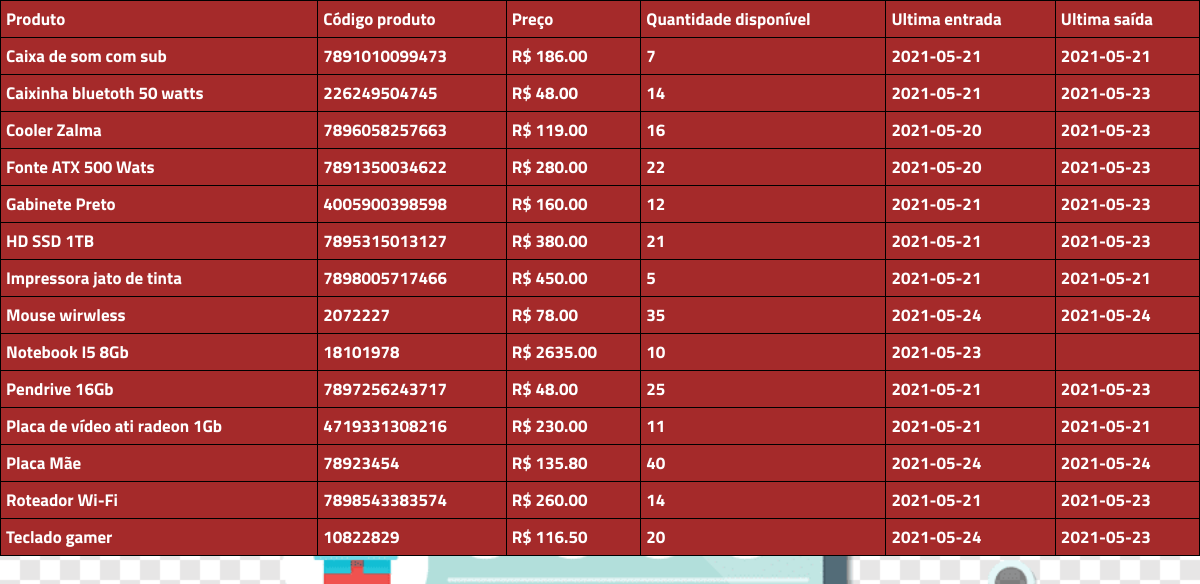
/lista_estoque.php (signed in), run on the app's committed database.
### tables this page shows
CREATE TABLE `produtos` (
  `codigo` int(11) NOT NULL,
  `codigo_produto` decimal(50,0) DEFAULT NULL,
  `nome_produto` varchar(50) NOT NULL,
  `preco` decimal(10,2) NOT NULL,
  `quantidade` int(11) NOT NULL,
  `ultima_entrada` date DEFAULT NULL,
  `ultima_saida` date DEFAULT NULL
);

### lista_estoque.php (the view, shortened to what this page needs)
<?php
include_once("conexao.php");
$codigo = isset($_POST['codigo'])?$_POST['codigo']:"";
$sql_codigo = "select * FROM produtos WHERE nome_produto like '%$codigo%'order by 3";
$salvar = mysqli_query($conexao, $sql_codigo);
$sql2 = "select cod_css from css";
$mudou2 = mysqli_query($conexao, $sql2);
$css = mysqli_fetch_array($mudou2);
$cambiar = $css[0];
?>
<!DOCTYPE html>
<html lang="pt-br">
<head>
    <?php
        print"<link rel='stylesheet' href='$cambiar'>";
    ?>
</head>
<body>
    <table>
        <tr>
            <td>Produto</td>
            <td>Código produto</td>
            <td>Preço</td>
            <td>Quantidade disponível</td>
            <td>Ultima entrada</td>
            <td>Ultima saída</td>
        </tr>
                <?php
                    while($exibir = mysqli_fetch_array($salvar)){
                        $codigo1 = $exibir[1];
                        $produto = $exibir[2];
                        $preco = $exibir[3];
                        $quantidade = $exibir[4];
                        $entrada = $exibir[5];
                        $saida = $exibir[6];
                        print"<tr>
                        <td>$produto</td>
                        <td>$codigo1</td>
                        <td>R$ $preco</td>
                        <td>$quantidade</td>
                        <td>$entrada</td>
                        <td>$saida</td>
                            </tr>";
                    }
                ?>
        </table>
</body>
</html>

### _css/painel.css (style rules this page uses)
* { margin: 0; padding: 0; }
body { font-family: 'Titillium Web', sans-serif; color: black; background-image: url("../imagens/vender.png"); background-repeat: no-repeat; background-size: cover; background-attachment: fixed; width: 100%; height: 100%; }
table { width:100%; border: black solid 1px; border-collapse: collapse; }
table td { font-size:17px; font-weight: bold; color: white; border: black solid 1px; padding:5px; background-color: brown; }

### data on the page
produtos: nome_produto "Caixa de som com sub", codigo_produto "7891010099473", preco "186.00", quantidade "7", ultima_entrada "2021-05-21", ultima_saida "2021-05-21"
produtos: nome_produto "Caixinha bluetoth 50 watts", codigo_produto "226249504745", preco "48.00", quantidade "14", ultima_entrada "2021-05-21", ultima_saida "2021-05-23"
produtos: nome_produto "Cooler Zalma", codigo_produto "7896058257663", preco "119.00", quantidade "16", ultima_entrada "2021-05-20", ultima_saida "2021-05-23"
produtos: nome_produto "Fonte ATX 500 Wats", codigo_produto "7891350034622", preco "280.00", quantidade "22", ultima_entrada "2021-05-20", ultima_saida "2021-05-23"
produtos: nome_produto "Gabinete Preto", codigo_produto "4005900398598", preco "160.00", quantidade "12", ultima_entrada "2021-05-21", ultima_saida "2021-05-23"
produtos: nome_produto "HD SSD 1TB", codigo_produto "7895315013127", preco "380.00", quantidade "21", ultima_entrada "2021-05-21", ultima_saida "2021-05-23"
produtos: nome_produto "Impressora jato de tinta", codigo_produto "7898005717466", preco "450.00", quantidade "5", ultima_entrada "2021-05-21", ultima_saida "2021-05-21"
produtos: nome_produto "Mouse wirwless", codigo_produto "2072227", preco "78.00", quantidade "35", ultima_entrada "2021-05-24", ultima_saida "2021-05-24"
produtos: nome_produto "Notebook I5 8Gb", codigo_produto "18101978", preco "2635.00", quantidade "10", ultima_entrada "2021-05-23"
produtos: nome_produto "Pendrive 16Gb", codigo_produto "7897256243717", preco "48.00", quantidade "25", ultima_entrada "2021-05-21", ultima_saida "2021-05-23"
produtos: nome_produto "Placa de vídeo ati radeon 1Gb", codigo_produto "4719331308216", preco "230.00", quantidade "11", ultima_entrada "2021-05-21", ultima_saida "2021-05-21"
produtos: nome_produto "Placa Mãe", codigo_produto "78923454", preco "135.80", quantidade "40", ultima_entrada "2021-05-24", ultima_saida "2021-05-24"
produtos: nome_produto "Roteador Wi-Fi", codigo_produto "7898543383574", preco "260.00", quantidade "14", ultima_entrada "2021-05-21", ultima_saida "2021-05-23"
produtos: nome_produto "Teclado gamer", codigo_produto "10822829", preco "116.50", quantidade "20", ultima_entrada "2021-05-24", ultima_saida "2021-05-23"
